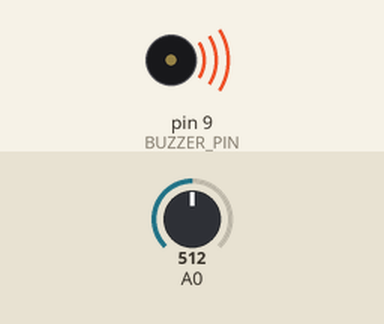
The sketch below on a simulated Arduino Uno, built with avr-gcc and run on an emulated ATmega328P. On the bench: buzzer (waves = sounding). The test bench sets the inputs (shaded band); at power-on: A0 = 512.

Above: at 1.2 s.
1.3 s: A0 set to 56
At 2.4 s:
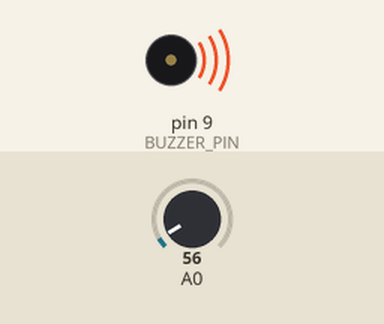
2.8 s: A0 set to 46
At 3.2 s:
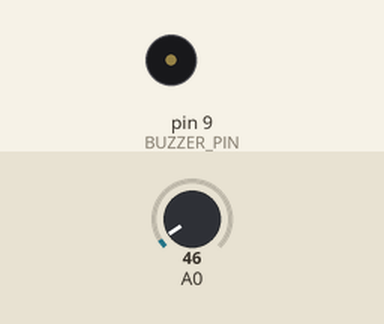
4.3 s: A0 set to 122
At 5.4 s:
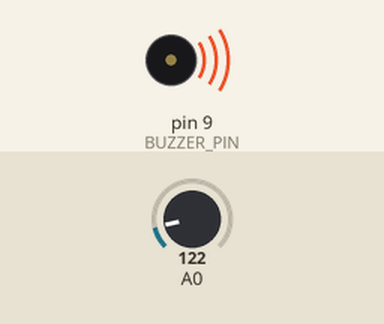
5.8 s: A0 set to 40
At 6.5 s:
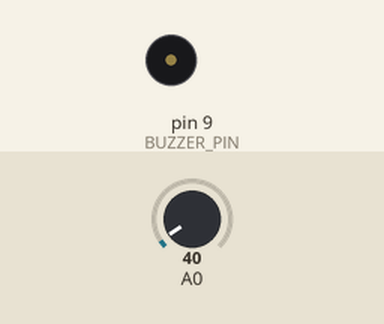
Timing chart, 0 to 8.3 s (numbered marks = the images above; inputs shaded):
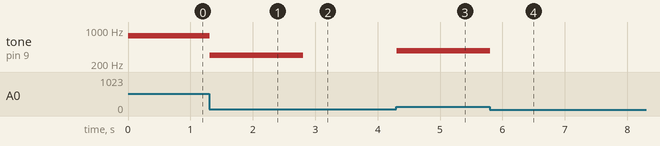

Measured:
- the behaviour switches between 51 and 50 on A0 (found by bisection; images 1 and 2)
- after the input at 1.3 s, tone on pin 9 (BUZZER_PIN): 762 Hz → 306 Hz at once
- after the input at 2.8 s, tone on pin 9 (BUZZER_PIN): 306 Hz → silent at once
- after the input at 4.3 s, tone on pin 9 (BUZZER_PIN): silent → 372 Hz at once
- after the input at 5.8 s, tone on pin 9 (BUZZER_PIN): 372 Hz → silent at once

The sketch:

arduino_021417_inClassExercise3.ino
```cpp
/*------------------------------------------------------------------------------------
arduino_021417_inClassExercise3.ino

Connect the soft potentiometer and the piezo buzzer. Vary the pitch of the buzzer
output based on where the soft potentiometer is pressed. Pressing at the “top” of
the soft potentiometer should result in lower notes and the pressing at the “bottom”
should result in higher pitches. See Circuit #10 from the SIK for help with the soft
potentiometer and Circuit #11 from the SIK for help with the piezo buzzer.

http://arduino.cc/en/Tutorial/ReadAnalogVoltage

Created: 10/17/16 - Joshua Vaughan - joshua.vaughan@louisiana.edu

Modified:
  * 03/03/17 - JEV - joshua.vaughan@louisiana.edu
    - updated naming to match Spring 2017 assignment

------------------------------------------------------------------------------------*/

const int BUZZER_PIN = 9;

// This is always run once when the sketch starts
// Use to initialize variables, pin modes, libraries, communication, etc
void setup() {
  // set up the buzzer pin as an output
  pinMode(BUZZER_PIN, OUTPUT);

  // initialize serial communication at 9600 bits per second:
  Serial.begin(9600);
}

// the loop routine runs over and over again forever:
void loop() {

  // read the input on analog pin 0, which is where potentiometer is connected
  int sensor_value = analogRead(A0);

  // Uncomment below to output the sensor value for debugging
  // Serial.println(sensor_value);

  // Create a dead zone around 0, since the analog reading will not be exactly
  // zero when the sensor is not being touched. You may need to tune this to
  // match your particular sensor.
  if (sensor_value > 50) {
    // Now, let's beep at a frequency proportional to the sensor reading
    tone(BUZZER_PIN, sensor_value+250);   // output a tone proportional to sensor_value
  }
  else { // not touching, so no sound
    noTone(BUZZER_PIN);
  }

  // Pause 10ms) between readings
  delay(10);
}
```
